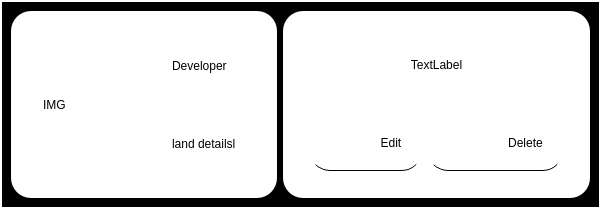
<?xml version="1.0" encoding="UTF-8"?>
<ui version="4.0">
 <class>Form</class>
 <widget class="QWidget" name="Form">
  <property name="geometry">
   <rect>
    <x>0</x>
    <y>0</y>
    <width>601</width>
    <height>203</height>
   </rect>
  </property>
  <property name="windowTitle">
   <string>Form</string>
  </property>
  <property name="styleSheet">
   <string notr="true">padding:20px;
background:#000000;
border:2px solid #ffffff;</string>
  </property>
  <layout class="QHBoxLayout" name="horizontalLayout_4">
   <item>
    <widget class="QWidget" name="widget" native="true">
     <property name="styleSheet">
      <string notr="true">background:#ffffff;
border-radius: 20px 20px;
border:none;</string>
     </property>
     <layout class="QHBoxLayout" name="horizontalLayout">
      <item>
       <widget class="QLabel" name="label">
        <property name="text">
         <string>IMG</string>
        </property>
       </widget>
      </item>
      <item>
       <widget class="QWidget" name="widget_3" native="true">
        <layout class="QVBoxLayout" name="verticalLayout_4">
         <item>
          <widget class="QLabel" name="developer">
           <property name="text">
            <string>Developer</string>
           </property>
          </widget>
         </item>
         <item>
          <widget class="QLabel" name="label_4">
           <property name="text">
            <string>land detailsl</string>
           </property>
          </widget>
         </item>
        </layout>
       </widget>
      </item>
     </layout>
    </widget>
   </item>
   <item>
    <widget class="QWidget" name="widget_2" native="true">
     <property name="styleSheet">
      <string notr="true">background:#ffffff;
border-radius:20px;
border:none;</string>
     </property>
     <layout class="QHBoxLayout" name="horizontalLayout_2">
      <item>
       <widget class="QWidget" name="widget_4" native="true">
        <layout class="QVBoxLayout" name="verticalLayout_2">
         <item>
          <widget class="QWidget" name="widget_5" native="true">
           <layout class="QVBoxLayout" name="verticalLayout_3">
            <item>
             <widget class="QLabel" name="label_3">
              <property name="text">
               <string>TextLabel</string>
              </property>
              <property name="alignment">
               <set>Qt::AlignCenter</set>
              </property>
             </widget>
            </item>
           </layout>
          </widget>
         </item>
         <item>
          <widget class="QWidget" name="widget_6" native="true">
           <layout class="QHBoxLayout" name="horizontalLayout_3">
            <item>
             <widget class="QPushButton" name="pushButton">
              <property name="styleSheet">
               <string notr="true">image: url(:/newPrefix/pencil-edit-button.png);
border-bottom:1px solid #000000</string>
              </property>
              <property name="text">
               <string>               Edit</string>
              </property>
             </widget>
            </item>
            <item>
             <widget class="QPushButton" name="pushButton_2">
              <property name="styleSheet">
               <string notr="true">image: url(:/newPrefix/trash.png);
border-bottom:1px solid #000000;</string>
              </property>
              <property name="text">
               <string>                  Delete</string>
              </property>
             </widget>
            </item>
           </layout>
          </widget>
         </item>
        </layout>
       </widget>
      </item>
     </layout>
    </widget>
   </item>
  </layout>
 </widget>
 <resources>
  <include location="icon.qrc"/>
 </resources>
 <connections/>
</ui>
